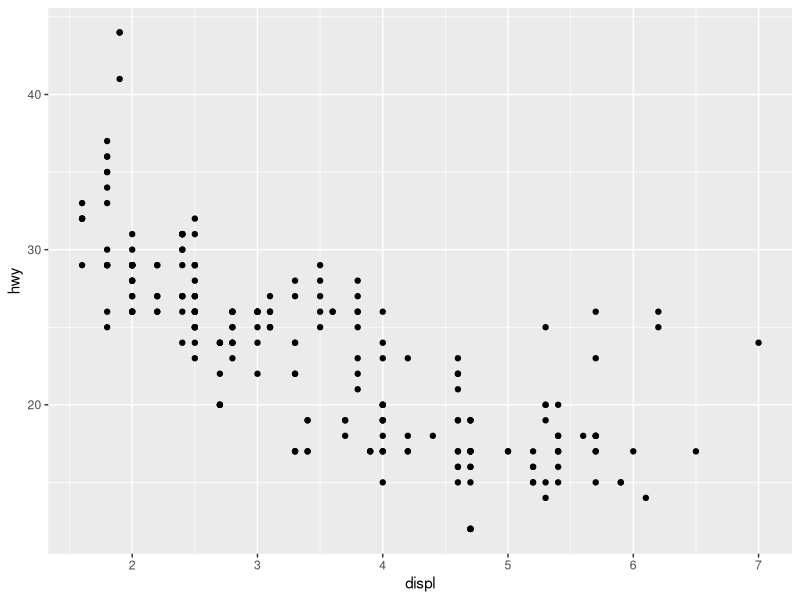
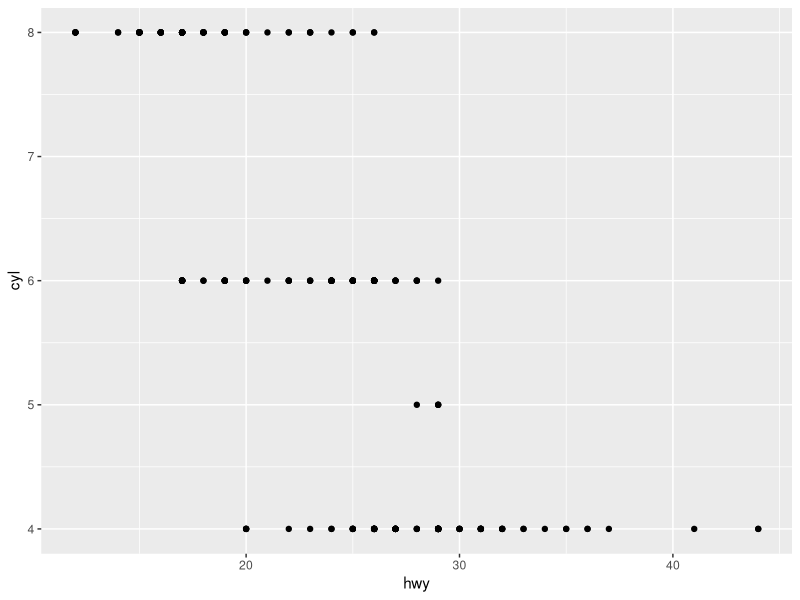
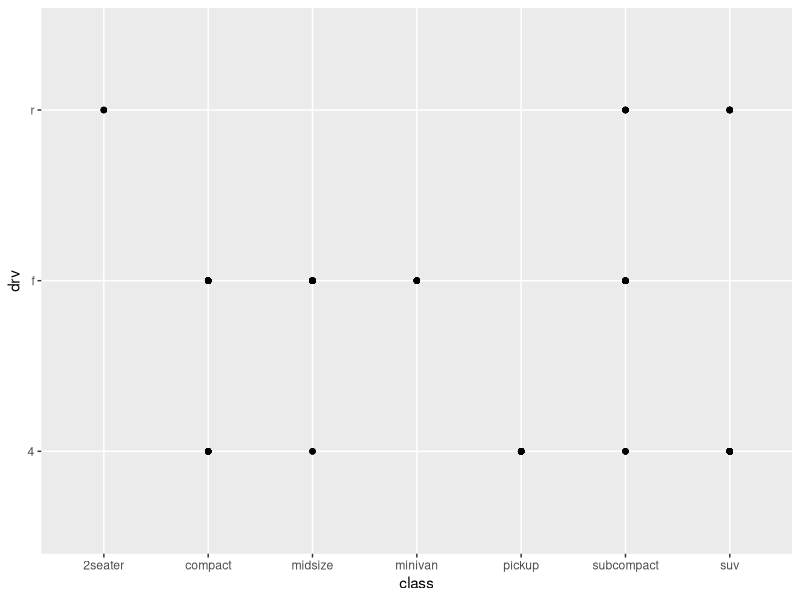
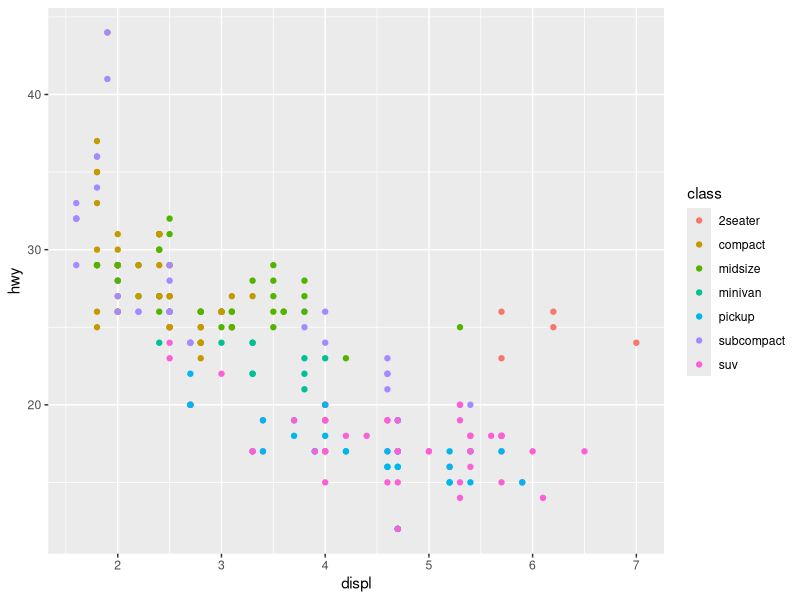
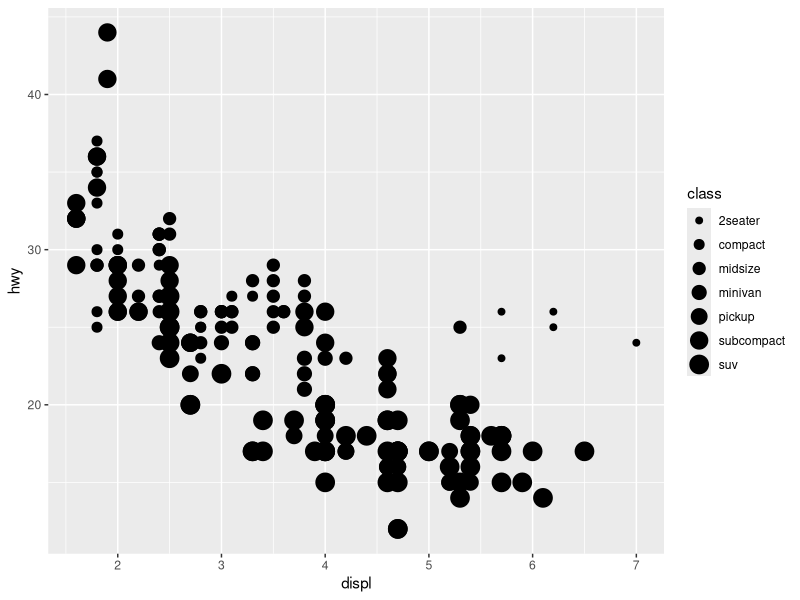
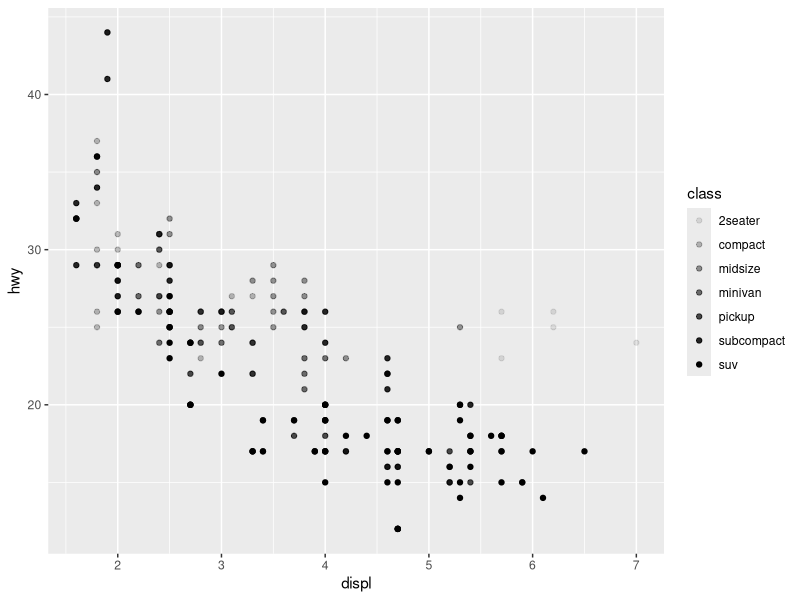
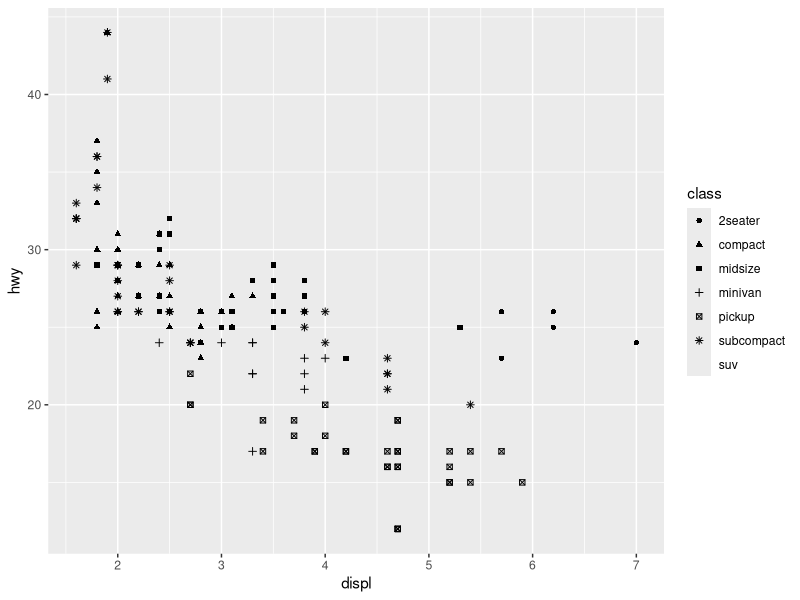
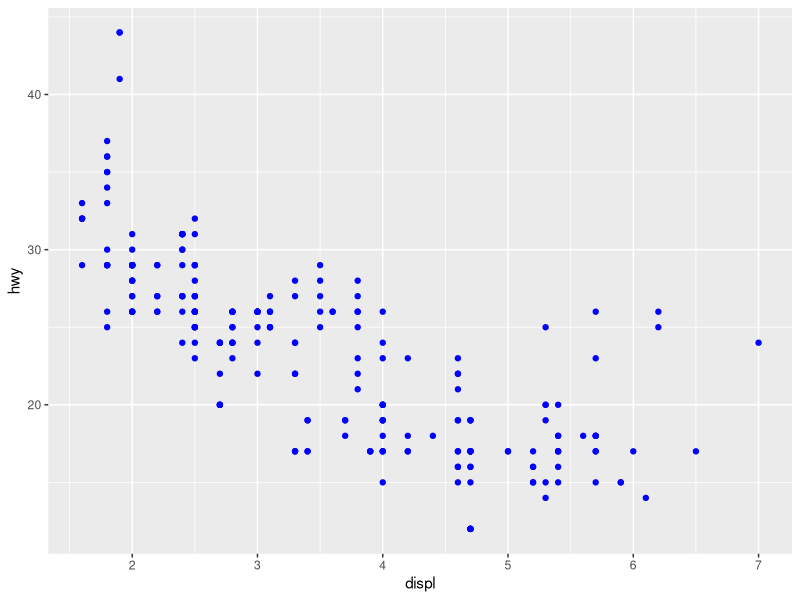

The R script that drew these images, in order: (Note: this script raises an error after producing the figures.)
## ---- chunk 1
install.packages("tidyverse")
library(tidyverse)
mpg
ggplot(data=mpg)+geom_point(mapping = aes(x = displ, y = hwy))
str(mpg)
?mpg
ggplot(data=mpg)+geom_point(mapping= aes(x= hwy, y=cyl))
ggplot(data=mpg)+geom_point(mapping= aes(x= class, y=drv))
ggplot(data=mpg)+geom_point(mapping=aes(x=displ, y=hwy, color=class))
ggplot(data=mpg)+geom_point(mapping=aes(x=displ, y=hwy, size=class))
ggplot(data=mpg)+geom_point(mapping=aes(x=displ, y=hwy, alpha=class))
ggplot(data=mpg)+geom_point(mapping=aes(x=displ, y=hwy, shape=class))
#3.3.1-1
ggplot(data=mpg)+geom_point(mapping=aes(x=displ, y=hwy), color = "blue")
#3.3.1-3
ggplot(data=mpg)+geom_point(mapping=aes(x=displ, y=hwy, color=year))
ggplot(data=mpg)+geom_point(mapping=aes(x=displ, y=hwy, size=year))
ggplot(data=mpg)+geom_point(mapping=aes(x=displ, y=hwy, shape=year))
#3.3.1-4
ggplot(data=mpg)+geom_point(mapping=aes(x=displ, y=hwy, color=year, size=year))
?geom_point
#3.3.1-5
#Use the stroke aesthetic to modify the width of the border, For shapes that have a border.
#3.3.1-6
ggplot(data=mpg)+geom_point(mapping=aes(x=displ, y=hwy, color=displ<5))

#3.5
#~class
ggplot(data = mpg) + geom_point(mapping = aes(x = displ, y = hwy)) + facet_wrap( ~ class, nrow = 2)
#drv~cyl
ggplot(data = mpg) + 
  geom_point(mapping = aes(x = displ, y = hwy)) + 
  facet_grid(drv ~ cyl)
#. ~cyl
ggplot(data = mpg) + 
  geom_point(mapping = aes(x = displ, y = hwy)) + 
  facet_grid(. ~ cyl)
#3.5.1-1
#. ~year
ggplot(data = mpg) + 
  geom_point(mapping = aes(x = displ, y = hwy)) + 
  facet_wrap(~ year)
#3.5.1-2  ???
ggplot(data = mpg) + 
  geom_point(mapping = aes(x = drv, y = cyl))
#3.5.1-3 prefer to not facet in the rows or columns dimension, use a . instead of a variable name
ggplot(data = mpg) + 
  geom_point(mapping = aes(x = displ, y = hwy)) +
  facet_grid(drv ~ .)

ggplot(data = mpg) + 
  geom_point(mapping = aes(x = displ, y = hwy)) +
  facet_grid(. ~ cyl)
#3.5.1-4
ggplot(data = mpg) + 
  geom_point(mapping = aes(x = displ, y = hwy)) + 
  facet_wrap(~ class, nrow = 2)
#3.5.1-5
?facet_wrap
#3.5.1-6
?facet_grid
